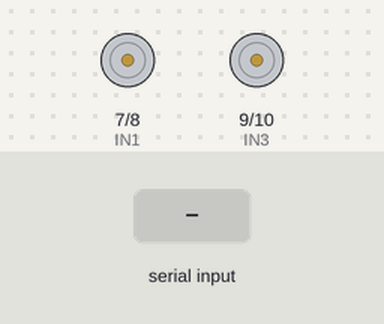
Recording of a sketch running on a simulated Arduino Uno, built with avr-gcc and run on an emulated ATmega328P. Parts: motor-driver pin pairs drawn as motors (green arrow = first pin HIGH = forward, orange = second pin HIGH = backward, longer = more drive, scaled by the enable pin). Inputs (shaded band) come from the test bench.

Above: at 1.2 s.
1.3 s: "F,45\n" received over the second serial link
At 1.7 s:
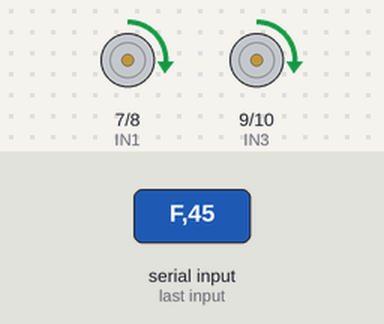
3.3 s: "B,45\n" received over the second serial link
At 3.7 s:
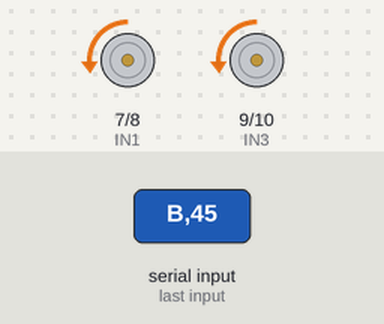
5.3 s: "L,45\n" received over the second serial link
At 5.7 s:
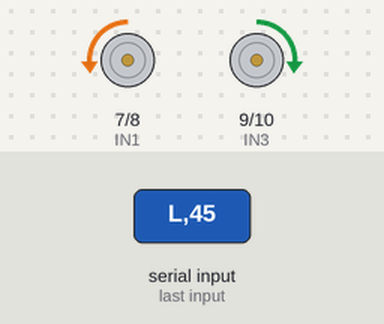
7.3 s: "R,45\n" received over the second serial link
At 7.7 s:
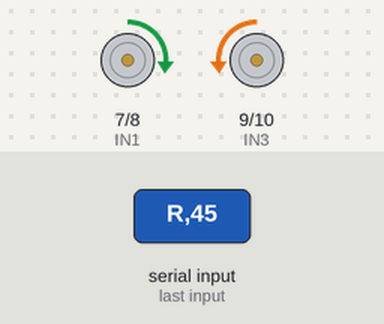
Timing chart, 0 to 10.3 s (numbered marks = the images above; inputs shaded):
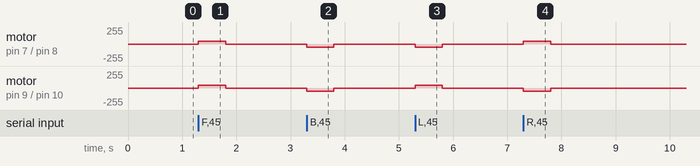

The sketch:

arduino_uno.ino
```cpp
/*
 * Arduino Uno motor controller (L298N dual H-bridge)
 *
 * Receives "<dir>,<speed>\n" from the ESP32-CAM on D2 (SoftwareSerial, 9600 baud):
 *   F forward   B backward   L turn left (in place)   R turn right (in place)   S stop
 * speed is 0-255 (PWM).
 *
 * Failsafe: if no valid command arrives for FAILSAFE_MS the motors stop. The web
 * dashboard resends the active command every ~150 ms, so releasing a button, losing
 * Wi-Fi or crashing the server all stop the car within half a second.
 */
#include <SoftwareSerial.h>

// Link from ESP32-CAM GPIO14
const uint8_t LINK_RX_PIN = 2;
const uint8_t LINK_TX_PIN = 3;  // unused
SoftwareSerial link(LINK_RX_PIN, LINK_TX_PIN);

// L298N: left motor on A, right motor on B. Remove the ENA/ENB jumpers.
const uint8_t ENA = 5;  // PWM
const uint8_t IN1 = 7;
const uint8_t IN2 = 8;
const uint8_t ENB = 6;  // PWM
const uint8_t IN3 = 9;
const uint8_t IN4 = 10;

const unsigned long FAILSAFE_MS = 500;
unsigned long lastCommandAt = 0;

char line[16];
uint8_t lineLen = 0;

void setSide(uint8_t en, uint8_t a, uint8_t b, int v) {
  v = constrain(v, -255, 255);
  if (v > 0) {
    digitalWrite(a, HIGH);
    digitalWrite(b, LOW);
  } else if (v < 0) {
    digitalWrite(a, LOW);
    digitalWrite(b, HIGH);
  } else {
    digitalWrite(a, LOW);
    digitalWrite(b, LOW);
  }
  analogWrite(en, abs(v));
}

void drive(int left, int right) {
  setSide(ENA, IN1, IN2, left);
  setSide(ENB, IN3, IN4, right);
}

void handleCommand(const char *cmd) {
  // Expected shape: X,NNN
  if (cmd[0] == '\0' || cmd[1] != ',') return;
  int speed = constrain(atoi(cmd + 2), 0, 255);

  switch (cmd[0]) {
    case 'F': drive(speed, speed); break;
    case 'B': drive(-speed, -speed); break;
    case 'L': drive(-speed, speed); break;
    case 'R': drive(speed, -speed); break;
    case 'S': drive(0, 0); break;
    default: return;  // ignore anything else (e.g. ESP32 boot text)
  }
  lastCommandAt = millis();
}

void setup() {
  pinMode(IN1, OUTPUT);
  pinMode(IN2, OUTPUT);
  pinMode(IN3, OUTPUT);
  pinMode(IN4, OUTPUT);
  pinMode(ENA, OUTPUT);
  pinMode(ENB, OUTPUT);
  drive(0, 0);

  Serial.begin(115200);  // USB debug
  link.begin(9600);
  lastCommandAt = millis();
}

void loop() {
  while (link.available()) {
    char ch = link.read();
    if (ch == '\n') {
      line[lineLen] = '\0';
      handleCommand(line);
      lineLen = 0;
    } else if (ch != '\r' && lineLen < sizeof(line) - 1) {
      line[lineLen++] = ch;
    }
  }

  if (millis() - lastCommandAt > FAILSAFE_MS) {
    drive(0, 0);
  }
}
```

Measured:
- after the input at 1.3 s, motor on pin 7 (IN1) / pin 8 (IN2), motor on pin 9 (IN3) / pin 10 (IN4): stopped → forward 45/255 at once, → stopped 0.50 s later
- after the input at 3.3 s, motor on pin 7 (IN1) / pin 8 (IN2), motor on pin 9 (IN3) / pin 10 (IN4): stopped → backward 45/255 at once, → stopped 0.50 s later
- after the input at 5.3 s, motor on pin 7 (IN1) / pin 8 (IN2): stopped → backward 45/255 at once, → stopped 0.50 s later; motor on pin 9 (IN3) / pin 10 (IN4): stopped → forward 45/255 at once, → stopped 0.50 s later
- after the input at 7.3 s, motor on pin 7 (IN1) / pin 8 (IN2): stopped → forward 45/255 at once, → stopped 0.50 s later; motor on pin 9 (IN3) / pin 10 (IN4): stopped → backward 45/255 at once, → stopped 0.50 s later
